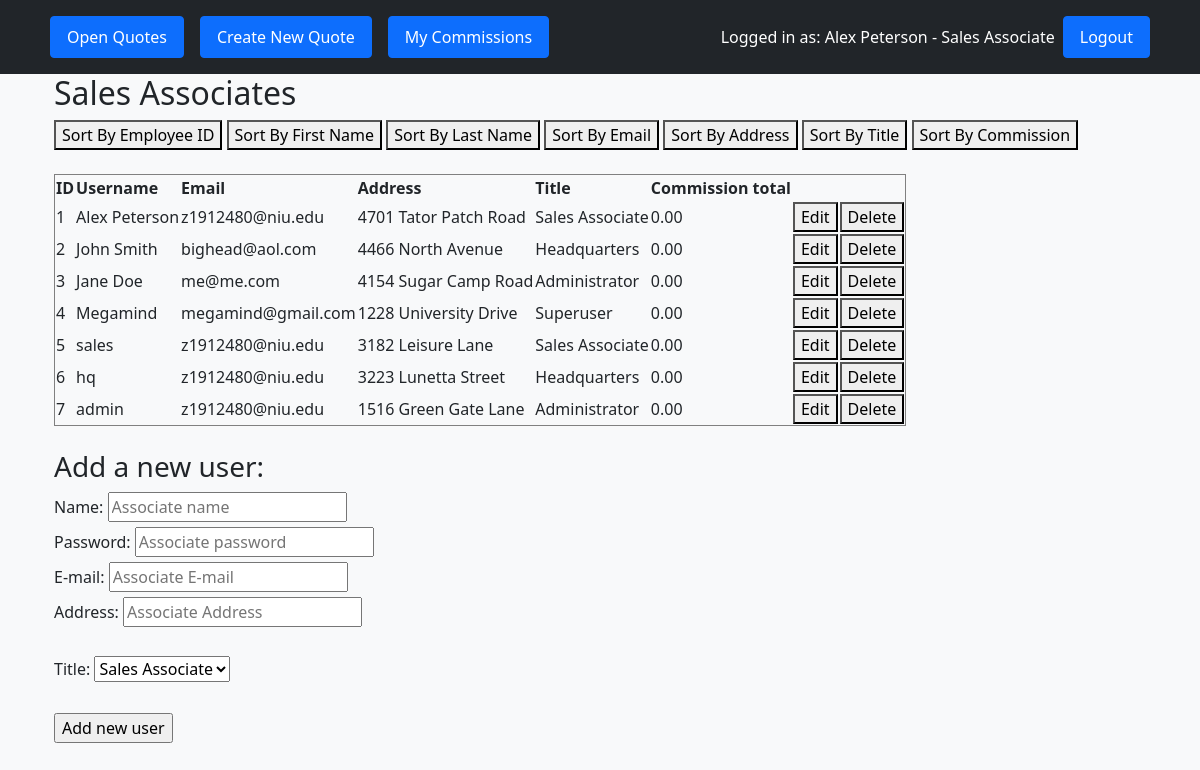
The page /html/admin.php (signed in) on the database its author committed.
### tables this page shows
CREATE TABLE Employees (
    EmployeeID INT PRIMARY KEY AUTO_INCREMENT,
    Email VARCHAR(32) NOT NULL,
    EmpName VARCHAR(32) NOT NULL,
    Title ENUM('Sales Associate', 'Headquarters', 'Administrator', 'Superuser'),
    PwHash VARCHAR(64) NOT NULL,
    CommissionTotal DOUBLE(10,2) DEFAULT 0.00,
    Street VARCHAR(64) NOT NULL
);

### html/admin.php (the view, shortened to what this page needs)
<!DOCTYPE html>
<html>
<head>
<?php
include 'header.php';
?>
</head>
<body class="">
    <?php
    $pdo = connectdb();
    $sql = "SELECT EmployeeID, Email, EmpName, Title, CommissionTotal, Street FROM Employees";
    $result = $pdo->query($sql);
    $rows = $result->fetchAll(PDO::FETCH_ASSOC);
    ?>
        <div class="container ">
            <div class="container ">
                <h2>Sales Associates</h2>
                <div class="individualAssoc">
                <button id='idBtn' onclick="sortTable('number', 0, 'assocTable')">Sort By Employee ID</button>
                <button id='fNameBtnn' onclick="sortTable('string', 1, 'assocTable')">Sort By First Name</button>
                <button id='lnameBtn' onclick="sortTable('lname', 1, 'assocTable')">Sort By Last Name</button>
                <button id='emailBtn' onclick="sortTable('string', 2, 'assocTable')">Sort By Email</button>
                <button id='titleBtn' onclick="sortTable('string', 3, 'assocTable')">Sort By Address</button>
                <button id='titleBtn' onclick="sortTable('string', 4, 'assocTable')">Sort By Title</button>
                <button id='commissionBtn' onclick="sortTable('number', 5, 'assocTable')">Sort By Commission</button>
                <br>                <br>
                <table border='1' id='assocTable'>
                    <tr>
                    <th>ID</th>
                    <th>Username</th>
                    <th>Email</th>
                    <th>Address</th>
                    <th>Title</th>
                    <th>Commission total</th>
                    </tr>
                    <?php foreach($rows as $employee ){
                        echo "<tr>";
                        echo "<form method='POST' action='adminAddEmp.php'>";
                        echo "<td>{$employee['EmployeeID'] }</td>" ;
                        echo "<td> {$employee['EmpName'] }</td>" ;
                        echo "<td> {$employee['Email'] }</td>" ;
                        echo "<td> {$employee['Street'] }</td>" ;
                        echo "<td> {$employee['Title'] }</td>" ;
                        echo "<td> {$employee['CommissionTotal'] }</td>" ;
                        echo "<td><button type='submit' name='editAssociate' value='editAssociate' id='editAssociate'>Edit</button></td>";
                        echo "<td><button type='submit' name='deleteAssociate' id='deleteAssociate'>Delete</button></td>";
                        echo "</form>";
                        echo "</tr>";
                    }
                    ?>
                 </table>
                </div>
            </div><br>
            <div class="container ">
                <h3>Add a new user:</h3>
                <form method="POST" action="adminAddEmp.php">
                    <label for="empName">Name:</label>
                    <input type="text" id="empName" name="empName" placeholder="Associate name" required><br>
                    <label for="pwd">Password:</label>
                    <input type="password" id="pwd" name="pwd" placeholder="Associate password" required><br>
                    <label for="email">E-mail:</label>
                    <input type="email" id="email" name="email" placeholder="Associate E-mail" required><br>
                    <label for="street">Address:</label>
                    <input type="text" id="street" name="street" placeholder="Associate Address" required><br><br>
                    <label for="title">Title:</label>
                    <select id="title" name="title">
                        <option value="Sales Associate">Sales Associate</option>
                    </select><br><br>
                    <input type="submit" name="submit" value="Add new user">
                </form>
            </div>
        </div>
</body>
</html>

### rows shown on the page
employees: EmployeeID "1", EmpName "Alex Peterson", Email "z1912480@niu.edu", Street "4701 Tator Patch Road", Title "Sales Associate", CommissionTotal "0.00"
employees: EmployeeID "2", EmpName "John Smith", Email "bighead@aol.com", Street "4466 North Avenue", Title "Headquarters", CommissionTotal "0.00"
employees: EmployeeID "3", EmpName "Jane Doe", Email "me@me.com", Street "4154 Sugar Camp Road", Title "Administrator", CommissionTotal "0.00"
employees: EmployeeID "4", EmpName "Megamind", Email "megamind@gmail.com", Street "1228 University Drive", Title "Superuser", CommissionTotal "0.00"
employees: EmployeeID "5", EmpName "sales", Email "z1912480@niu.edu", Street "3182 Leisure Lane", Title "Sales Associate", CommissionTotal "0.00"
employees: EmployeeID "6", EmpName "hq", Email "z1912480@niu.edu", Street "3223 Lunetta Street", Title "Headquarters", CommissionTotal "0.00"
employees: EmployeeID "7", EmpName "admin", Email "z1912480@niu.edu", Street "1516 Green Gate Lane", Title "Administrator", CommissionTotal "0.00"

### other values the page prints
$_SESSION['username'] "Alex Peterson"
$_SESSION['userType'] "Sales Associate"
